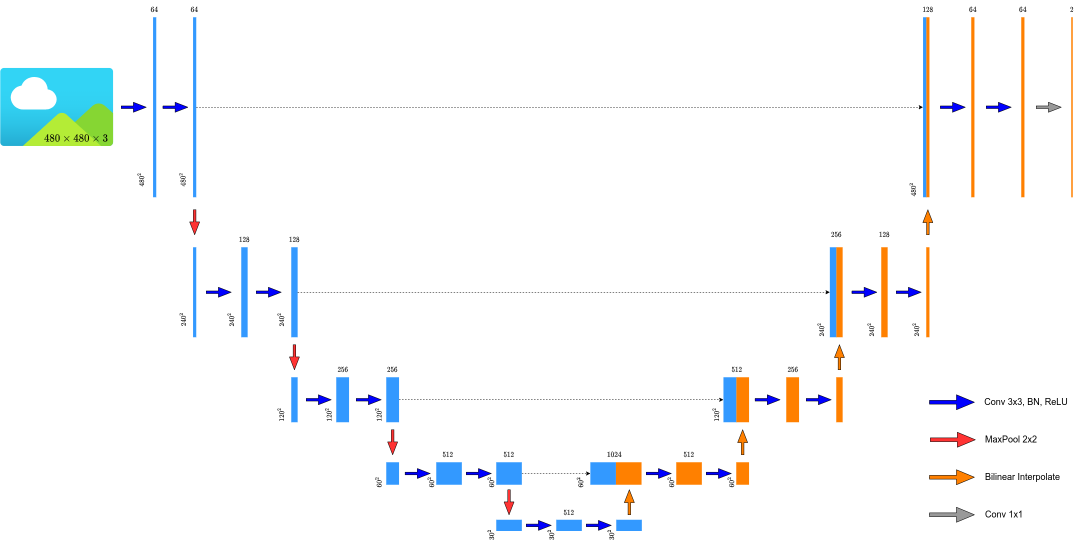
#> input picture HRNet_segmentation/unet.png, 2174 x 1091 px (shown at 1/2 size)
$ python demo_clinet.py ../../../../HRNet_segmentation/unet.png ../../../../HRNet_segmentation/unet.png
#> lines starting #> are read from the running program, lines starting #| are printed output that depends on the picture
#> in main, img1 is the input picture: shape (1091, 2174, 3); mean B, G, R 249.7, 249.3, 247.8
import sys
import cv2
from PIL import Image
import numpy as np
import math
import requests
import multiprocessing
import json
import os
import base64
import cv2


# ###### common configs ######

# pre resize
pre_height = None
pre_width = None
# final output size
target_height = 1250
target_width = 1250
# stride
height_stride = 1250
width_stride = 1250
# padding, always the same as ignore pixel
padding_pixel = 0
# url
url = "http://10.255.94.19:8000/put_image"

# ###########################


def get_color_map_list(num_classes):
    color_map = num_classes * [0, 0, 0]
    for i in range(0, num_classes):
        j, lab = 0, i
        while lab:
            color_map[i * 3] |= (((lab >> 0) & 1) << (7 - j))
            color_map[i * 3 + 1] |= (((lab >> 1) & 1) << (7 - j))
            color_map[i * 3 + 2] |= (((lab >> 2) & 1) << (7 - j))
            j += 1
            lab >>= 3
    return color_map


def compose_img(im_list, rows, cols, save_file):
    image = Image.new('P', (cols * target_width, rows * target_height))  # 创建一个新图
    for y in range(rows):
        for x in range(cols):
            patch = Image.fromarray(im_list[cols * y + x])
            image.paste(patch, (x * target_width, y * target_height))

    color_map = get_color_map_list(256)
    image.putpalette(color_map)
    image.save(save_file)


def divide_img(img):
    src_im_height = img.shape[0]
    src_im_width = img.shape[1]

    ret_imgs = []

    x1, y1, idx = 0, 0, 0
    while y1 < src_im_height:
        y2 = y1 + target_height
        while x1 < src_im_width:
            x2 = x1 + target_width
            img_crop = img[y1: y2, x1: x2]
            if y2 > src_im_height or x2 > src_im_width:
                pad_bottom = y2 - src_im_height if y2 > src_im_height else 0
                pad_right = x2 - src_im_width if x2 > src_im_width else 0
                img_crop = cv2.copyMakeBorder(img_crop, 0, pad_bottom, 0, pad_right,
                                               cv2.BORDER_CONSTANT, value=padding_pixel)
            ret_imgs.append(img_crop)
            x1 += width_stride
            idx += 1
        x1 = 0
        y1 += height_stride

    return ret_imgs


def encode(img):
    img_str = base64.b64encode(cv2.imencode('.png', img)[1]).decode()
    return img_str


def decode(img_str, color=True):
    img_byte = base64.b64decode(img_str)
    img_np_arr = np.fromstring(img_byte, np.uint8)
    if color:
        img = cv2.imdecode(img_np_arr, cv2.IMREAD_COLOR)
    else:
        img = cv2.imdecode(img_np_arr, cv2.IMREAD_GRAYSCALE)
    return img


def send(img1, img2):
    if img2 is not None:
        data = {
            'img1': encode(img1),
            'img2': encode(img2),
        }
    else:
        data = {
            'img1': encode(img1)
        }
    return requests.post(url, data=json.dumps(data)).content


def send_request(img1, img2, idx):#, res1_dict, res2_dict, diff_dict):
    ret = json.loads(send(img1, img2))
    res1 = decode(ret['res_map1'], color=False)
    res1_dict[idx] = res1
    if img2 is not None:
        res2 = decode(ret['res_map2'], color=False)
        diff = decode(ret['diff'], color=False)
        res2_dict[idx] = res2
        diff_dict[idx] = diff


def divide_and_infer(img1, img2, save_dir):
#> called with save_dir = 'result'
    if not os.path.exists(save_dir):
        os.makedirs(save_dir)

    src_im_height = img1.shape[0]
#> src_im_height = 1091
    src_im_width = img1.shape[1]
#> src_im_width = 2174

    cols = math.ceil(src_im_width / target_width)
#> cols = 2
    rows = math.ceil(src_im_height / target_height)
#> rows = 1
    nums = cols * rows
#> nums = 2

    patch1 = divide_img(img1)
#> after the loop in divide_img, `while y1 < src_im_height:`: ret_imgs = 2 items; y1 = 1250
#> patch1 = 2 items
    patch2 = divide_img(img2) if img2 is not None else [None] * nums
#> patch2 = 2 items
    print("divide into %d patch" % nums)
#| divide into 2 patch

    global res1_dict, res2_dict, diff_dict
    res1_dict, res2_dict, diff_dict = {}, {}, {}
    for i in range(nums):
        send_request(patch1[i], patch2[i], i)
#> in send, `data = { 'img1': encode(img1), 'img2': encode(img2), }`:
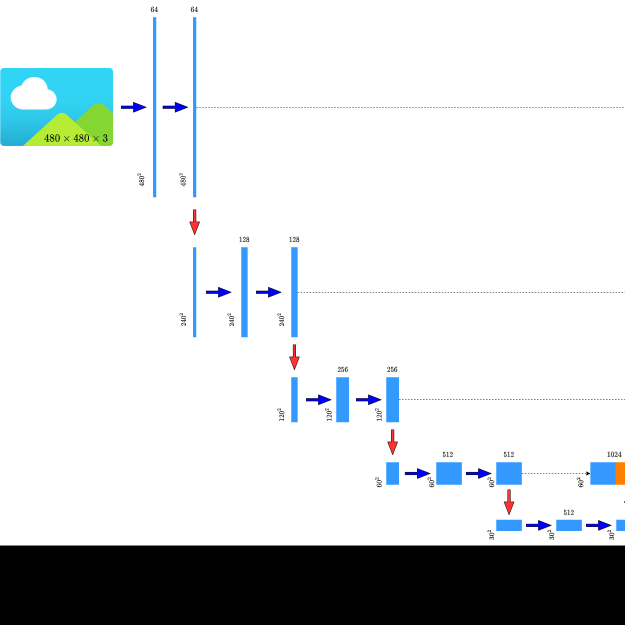
#> img1: shape (1250, 1250, 3) (shown at 1/2 size); mean of channels 0, 1, 2 220, 218.4, 214.4; drawn as B, G, R
#> (the call stopped at in send, `return requests.post(url, data=json.dumps(data)).content`: requests is not available in this run)

#> (the run stopped early here; a loop or call above may not have finished)
